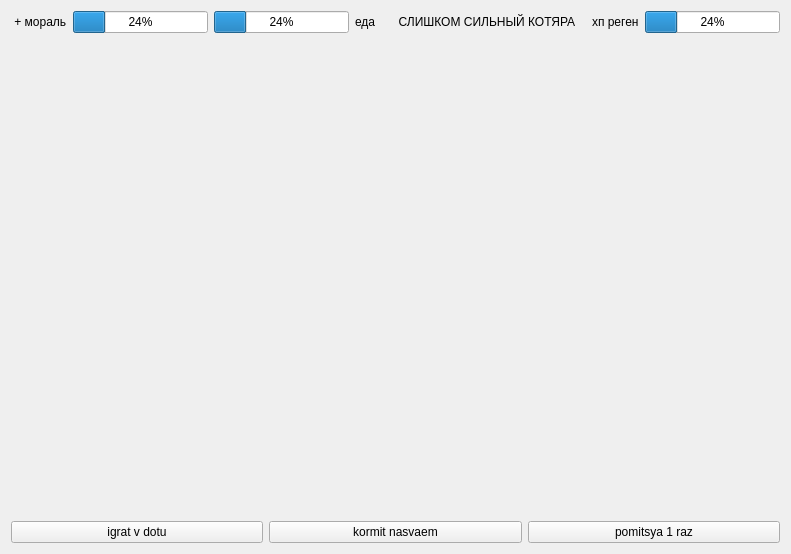
<?xml version="1.0" encoding="UTF-8"?>
<ui version="4.0">
 <class>Widget</class>
 <widget class="QWidget" name="Widget">
  <property name="geometry">
   <rect>
    <x>0</x>
    <y>0</y>
    <width>791</width>
    <height>554</height>
   </rect>
  </property>
  <property name="windowTitle">
   <string>Widget</string>
  </property>
  <layout class="QHBoxLayout" name="horizontalLayout_5">
   <item>
    <layout class="QVBoxLayout" name="verticalLayout">
     <item>
      <layout class="QHBoxLayout" name="horizontalLayout_4">
       <item>
        <widget class="QLabel" name="label_3">
         <property name="text">
          <string> + мораль</string>
         </property>
        </widget>
       </item>
       <item>
        <widget class="QProgressBar" name="progressBar">
         <property name="value">
          <number>24</number>
         </property>
        </widget>
       </item>
       <item>
        <widget class="QProgressBar" name="progressBar_2">
         <property name="value">
          <number>24</number>
         </property>
        </widget>
       </item>
       <item>
        <widget class="QLabel" name="label_5">
         <property name="text">
          <string>еда</string>
         </property>
        </widget>
       </item>
       <item>
        <widget class="QLabel" name="label_2">
         <property name="text">
          <string>     СЛИШКОМ СИЛЬНЫЙ КОТЯРА   </string>
         </property>
        </widget>
       </item>
       <item>
        <widget class="QLabel" name="label_4">
         <property name="text">
          <string>хп реген</string>
         </property>
        </widget>
       </item>
       <item>
        <widget class="QProgressBar" name="progressBar_3">
         <property name="value">
          <number>24</number>
         </property>
        </widget>
       </item>
      </layout>
     </item>
     <item>
      <layout class="QHBoxLayout" name="horizontalLayout_3">
       <item>
        <spacer name="horizontalSpacer_2">
         <property name="orientation">
          <enum>Qt::Horizontal</enum>
         </property>
         <property name="sizeHint" stdset="0">
          <size>
           <width>40</width>
           <height>20</height>
          </size>
         </property>
        </spacer>
       </item>
       <item>
        <widget class="QLabel" name="label">
         <property name="baseSize">
          <size>
           <width>50</width>
           <height>0</height>
          </size>
         </property>
         <property name="text">
          <string/>
         </property>
         <property name="pixmap">
          <pixmap>../../Pictures/Saved Pictures/кот.jpeg</pixmap>
         </property>
        </widget>
       </item>
       <item>
        <spacer name="horizontalSpacer">
         <property name="orientation">
          <enum>Qt::Horizontal</enum>
         </property>
         <property name="sizeHint" stdset="0">
          <size>
           <width>40</width>
           <height>20</height>
          </size>
         </property>
        </spacer>
       </item>
      </layout>
     </item>
     <item>
      <layout class="QHBoxLayout" name="horizontalLayout_2">
       <item>
        <widget class="QPushButton" name="pushButton_2">
         <property name="text">
          <string>igrat v dotu</string>
         </property>
        </widget>
       </item>
       <item>
        <widget class="QPushButton" name="kormit">
         <property name="text">
          <string>kormit nasvaem</string>
         </property>
        </widget>
       </item>
       <item>
        <widget class="QPushButton" name="pushButton_3">
         <property name="text">
          <string>pomitsya 1 raz</string>
         </property>
        </widget>
       </item>
      </layout>
     </item>
    </layout>
   </item>
  </layout>
 </widget>
 <layoutdefault spacing="6" margin="11"/>
 <resources/>
 <connections/>
</ui>
